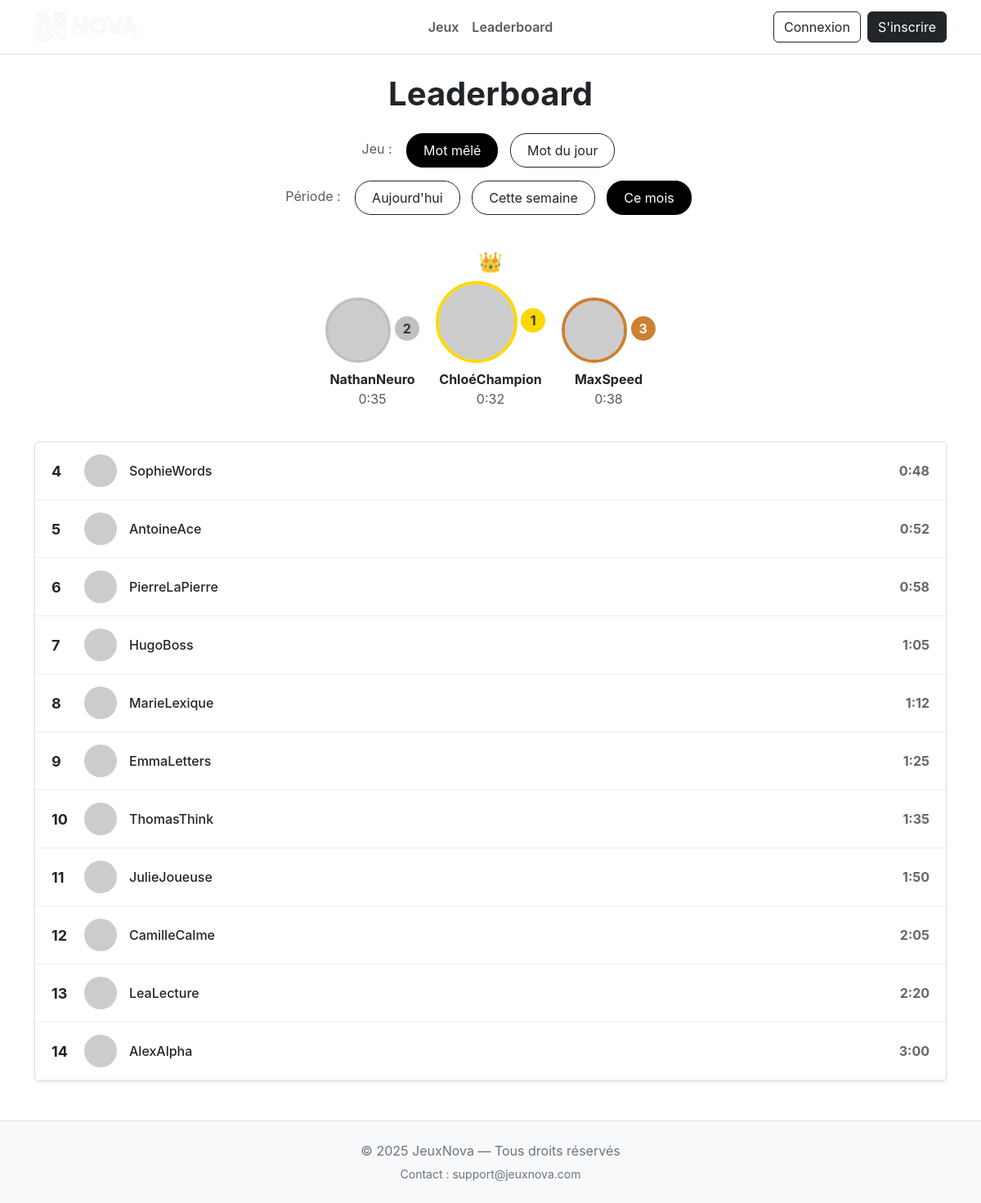
Page /php/leaderboard.php on the committed database.
### tables this page shows
CREATE TABLE IF NOT EXISTS `utilisateur` (
  `id_utilisateur` int NOT NULL AUTO_INCREMENT,
  `email` varchar(200) NOT NULL,
  `mot_de_passe` varchar(255) NOT NULL,
  `pseudo` varchar(100) NOT NULL,
  `role` varchar(50) NOT NULL,
  `date_creation` datetime NOT NULL,
  `bio` TEXT NULL,
  `avatar` VARCHAR(255) NULL,
  PRIMARY KEY (`id_utilisateur`),
  UNIQUE KEY `email` (`email`)
);

### php/leaderboard.php (the view, shortened to what this page needs)
<?php
require "config.php";
$game = isset($_GET['game']) ? $_GET['game'] : 'mot-mele';
$period = isset($_GET['period']) ? $_GET['period'] : 'mois';
$current_user_id = isset($_SESSION['id']) ? $_SESSION['id'] : null;
if ($game === 'mot-mele') {
    $game_condition = "p.id_grille IS NOT NULL";
    $order_direction = "ASC";
} else {
    $game_condition = "p.id_mot IS NOT NULL";
    $score_label = "essais";
    $order_direction = "ASC";
}
switch ($period) {
    case 'mois':
    default:
        $period_condition = "p.date_fin >= DATE_SUB(CURDATE(), INTERVAL 30 DAY)";
        break;
}
$sql = "
    SELECT
        u.id_utilisateur,
        u.pseudo,
        u.avatar,
        MAX(p.score) as best_score
    FROM partie p
    INNER JOIN utilisateur u ON p.id_utilisateur = u.id_utilisateur
    WHERE {$game_condition}
      AND p.date_fin IS NOT NULL
      AND {$period_condition}
    GROUP BY u.id_utilisateur, u.pseudo, u.avatar
    ORDER BY best_score {$order_direction}
    LIMIT 20
";
$stmt = $db->prepare($sql);
$stmt->execute();
$leaderboard = $stmt->fetchAll();
$podium = array_slice($leaderboard, 0, 3);
$rest = array_slice($leaderboard, 3);
function formatScore($score, $game) {
    if ($game === 'mot-mele') {
        $minutes = floor($score / 60);
        $seconds = $score % 60;
        return sprintf("%d:%02d", $minutes, $seconds);
    }
    return $score . " points";
}
?>
<!DOCTYPE html>
<html lang="fr">
<head>
    <link href="https://cdn.jsdelivr.net/npm/bootstrap@5.3.2/dist/css/bootstrap.min.css" rel="stylesheet">
    <link rel="stylesheet" href="../css/styles.css">
</head>
<body class="bg-white text-dark">
<nav class="navbar navbar-expand-lg navbar-light bg-white border-bottom position-relative">
    <div class="container">
        <a class="navbar-brand d-flex align-items-center" href="../index.php">
            <img src="../assets/logo.png" alt="Logo" height="40" class="me-2">
        </a>
        <div class="collapse navbar-collapse" id="navMenu">
            <ul class="navbar-nav navbar-nav-centered">
                <li class="nav-item"><a class="nav-link fw-semibold" href="mots.php">Jeux</a></li>
                <li class="nav-item"><a class="nav-link fw-semibold" href="leaderboard.php">Leaderboard</a></li>
            </ul>
            <div class="d-flex ms-auto nav-auth">
                <?php if (isset($_SESSION["id"])): ?>
                    <a class="btn btn-outline-dark me-2" href="admin.php">Admin</a>
                    <a class="btn btn-outline-dark me-2" href="profil.php">Mon Profil</a>
                    <a class="btn btn-dark" href="deconexion.php">Déconnexion</a>
                <?php else: ?>
                    <a class="btn btn-outline-dark me-2" href="account.php?mode=login">Connexion</a>
                    <a class="btn btn-dark" href="account.php?mode=register">S'inscrire</a>
                <?php endif; ?>
            </div>
        </div>
    </div>
</nav>
<div class="container mt-4">
    <h1 class="text-center fw-bold mb-4">Leaderboard</h1>
    <div class="text-center mb-4">
        <div class="mb-3">
            <span class="text-muted me-2">Jeu :</span>
            <button class="btn btn-outline-dark filter-btn <?php echo $game === 'mot-mele' ? 'active' : ''; ?>"
                    data-group="game" data-value="mot-mele">Mot mêlé</button>
            <button class="btn btn-outline-dark filter-btn <?php echo $game === 'mot-jour' ? 'active' : ''; ?>"
                    data-group="game" data-value="mot-jour">Mot du jour</button>
        </div>
        <div>
            <span class="text-muted me-2">Période :</span>
            <button class="btn btn-outline-dark filter-btn <?php echo $period === 'jour' ? 'active' : ''; ?>"
                    data-group="period" data-value="jour">Aujourd'hui</button>
            <button class="btn btn-outline-dark filter-btn <?php echo $period === 'semaine' ? 'active' : ''; ?>"
                    data-group="period" data-value="semaine">Cette semaine</button>
            <button class="btn btn-outline-dark filter-btn <?php echo $period === 'mois' ? 'active' : ''; ?>"
                    data-group="period" data-value="mois">Ce mois</button>
        </div>
    </div>
    <?php if (count($podium) > 0): ?>
    <div class="podium-section">
        <?php
        $podium_order = [];
        if (isset($podium[1])) $podium_order[] = ['rank' => 2, 'data' => $podium[1], 'class' => 'second'];
        if (isset($podium[0])) $podium_order[] = ['rank' => 1, 'data' => $podium[0], 'class' => 'first'];
        if (isset($podium[2])) $podium_order[] = ['rank' => 3, 'data' => $podium[2], 'class' => 'third'];
        foreach ($podium_order as $item):
            $player = $item['data'];
            $avatarUrl = $player['avatar'] ? $player['avatar'] : "https://via.placeholder.com/100?text=" . substr($player['pseudo'], 0, 1);
        ?>
        <div class="podium-item <?php echo $item['class']; ?>">
            <?php if ($item['rank'] === 1): ?>
                <div class="crown">👑</div>
            <?php endif; ?>
            <img src="<?php echo htmlspecialchars($avatarUrl); ?>" alt="Avatar" class="podium-avatar">
            <div class="podium-rank"><?php echo $item['rank']; ?></div>
            <div class="fw-bold mt-2"><?php echo htmlspecialchars($player['pseudo']); ?></div>
            <div class="text-muted"><?php echo formatScore($player['best_score'], $game); ?></div>
        </div>
        <?php endforeach; ?>
    </div>
    <?php else: ?>
    <div class="text-center py-5">
        <p class="text-muted fs-5">Aucun résultat pour cette période.</p>
    </div>
    <?php endif; ?>
    <?php if (count($rest) > 0): ?>
    <div class="card border shadow-sm mt-4">
        <div class="card-body p-0">
            <?php foreach ($rest as $index => $player):
                $rank = $index + 4;
                $isCurrentUser = ($current_user_id && $player['id_utilisateur'] == $current_user_id);
                $avatarUrl = $player['avatar'] ? $player['avatar'] : "https://via.placeholder.com/40?text=" . substr($player['pseudo'], 0, 1);
            ?>
            <div class="rank-row <?php echo $isCurrentUser ? 'current-user' : ''; ?>">
                <div class="rank-number"><?php echo $rank; ?></div>
                <img src="<?php echo htmlspecialchars($avatarUrl); ?>" alt="" class="rank-avatar">
                <div class="rank-name"><?php echo $isCurrentUser ? 'Vous' : htmlspecialchars($player['pseudo']); ?></div>
                <div class="rank-score"><?php echo formatScore($player['best_score'], $game); ?></div>
            </div>
            <?php endforeach; ?>
        </div>
    </div>
    <?php elseif (count($podium) >= 3): ?>
    <div class="text-center py-4">
        <p class="text-muted">Pas assez de joueurs pour afficher un classement étendu.</p>
    </div>
    <?php endif; ?>
</div>
<footer class="mt-5 py-4 bg-light border-top text-center text-secondary">
    <div class="container">
        <p class="mb-1">© 2025 JeuxNova — Tous droits réservés</p>
        <small>Contact : support@jeuxnova.com</small>
    </div>
</footer>
</body>
</html>

### css/styles.css (style rules this page uses)
:root { --white: #ffffff; --dark-bg: #121212; --secondary-dark: #1f1f1f; }
body { background: #ffffff; color: #000000; font-family: "Inter"; }
.navbar .navbar-nav-centered { position: absolute; left: 50%; transform: translateX(-50%); top: 50%; transform-origin: center; transform: translateX(-50%) translateY(-50%); }
.navbar .navbar-brand, .navbar .nav-auth { z-index: 2; }

### php/leaderboard.php (style rules this page uses)
.podium-section { display: flex; justify-content: center; align-items: flex-end; gap: 20px; margin: 40px 0; }
.podium-item { text-align: center; transition: transform 0.3s ease; }
.podium-avatar { width: 80px; height: 80px; border-radius: 50%; object-fit: cover; border: 4px solid #e5e5e5; background-color: #f0f0f0; }
.podium-item.first .podium-avatar { width: 100px; height: 100px; border-color: #FFD700; }
.podium-item.second .podium-avatar { border-color: #C0C0C0; }
.podium-item.third .podium-avatar { border-color: #CD7F32; }
.podium-rank { display: inline-block; width: 30px; height: 30px; border-radius: 50%; line-height: 30px; font-weight: bold; color: white; margin-top: 10px; }
.podium-item.first .podium-rank { background: #FFD700; color: #333; }
.podium-item.second .podium-rank { background: #C0C0C0; color: #333; }
.podium-item.third .podium-rank { background: #CD7F32; }
.crown { font-size: 24px; margin-bottom: 5px; }
.filter-btn { border-radius: 20px; padding: 8px 20px; margin: 0 5px; transition: all 0.2s; }
.filter-btn.active { background-color: #000; color: white; border-color: #000; }
.rank-row { display: flex; align-items: center; padding: 15px 20px; border-bottom: 1px solid #eee; transition: background 0.2s; }
.rank-number { width: 40px; font-weight: bold; font-size: 18px; }
.rank-avatar { width: 40px; height: 40px; border-radius: 50%; object-fit: cover; margin-right: 15px; }
.rank-name { flex: 1; font-weight: 500; }
.rank-score { font-weight: bold; color: #666; }

### rows in the picture
utilisateur: rank "2", pseudo "NathanNeuro", best_score "0:35"
utilisateur: rank "1", pseudo "ChloéChampion", best_score "0:32"
utilisateur: rank "3", pseudo "MaxSpeed", best_score "0:38"
utilisateur: rank "4", pseudo "SophieWords", best_score "0:48"
utilisateur: rank "5", pseudo "AntoineAce", best_score "0:52"
utilisateur: rank "6", pseudo "PierreLaPierre", best_score "0:58"
utilisateur: rank "7", pseudo "HugoBoss", best_score "1:05"
utilisateur: rank "8", pseudo "MarieLexique", best_score "1:12"
utilisateur: rank "9", pseudo "EmmaLetters", best_score "1:25"
utilisateur: rank "10", pseudo "ThomasThink", best_score "1:35"
utilisateur: rank "11", pseudo "JulieJoueuse", best_score "1:50"
utilisateur: rank "12", pseudo "CamilleCalme", best_score "2:05"
utilisateur: rank "13", pseudo "LeaLecture", best_score "2:20"
utilisateur: rank "14", pseudo "AlexAlpha", best_score "3:00"
